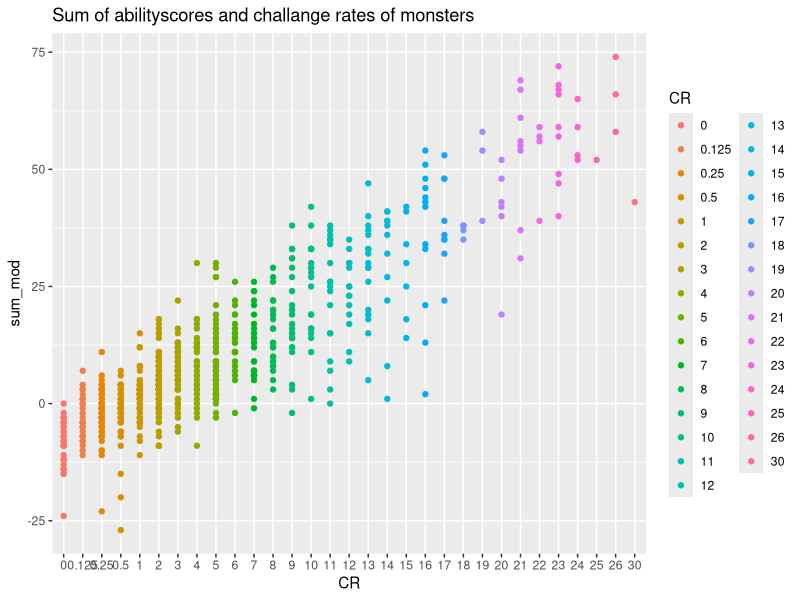

R code for this plot:
library(readxl)
library(tidyverse)
library(magrittr)
library(data.table)
library(ggplot2)

#Importing files
Stats <- read_xlsx("AbilityScores.xlsx",sheet = 1, col_names = TRUE, na= "N/A")
Abi <- read_xlsx("AbilityScores.xlsx",sheet = 2, col_names = TRUE, na= "N/A")
Saving <- read_xlsx("AbilityScores.xlsx",sheet = 4, col_names = TRUE, na= "N/A")

Saving$CHA_mod <- Saving$CHA_mod %>% as.numeric()

#Suming each line of modifiers, as a way to signal the total ability of a monster
Saving$sum_mod <- rowSums( Saving[,8:13] )

Monsters <- cbind(Abi, Saving %>% select(8:ncol(Saving)),Stats %>% select(8:ncol(Stats)))
#remove(Stats,Abi,Saving)

#As some of the imported values are not numeric and are hard to deal with, I replace them with normal values
Monsters$CR <- replace(Monsters$CR, Monsters$CR == 43102, 1/2)
Monsters$CR <- replace(Monsters$CR, Monsters$CR == 43104, 1/4)
Monsters$CR <- replace(Monsters$CR, Monsters$CR == 43108, 1/8)

Monsters$CR <- replace(Monsters$CR, Monsters$CR == "1/2", 1/2)
Monsters$CR <- replace(Monsters$CR, Monsters$CR == "1/4", 1/4)
Monsters$CR <- replace(Monsters$CR, Monsters$CR == "1/8", 1/8)

#Then order the whole thing
Monsters$CR <- as.numeric(Monsters$CR)
Monsters <- Monsters[order(Monsters$CR),]
Monsters$CR <- as.factor(Monsters$CR)

#Finally I drop that one last NA as I can't really use it in the future
deleteNA <- function(data, desiredCols) {
  completeVec <- complete.cases(data[, desiredCols])
  return(data[completeVec, ])
}

Monsters <- deleteNA(Monsters,c("CR"))

#And now for the visual part
ggplot(Monsters, aes(x=CR, y=sum_mod, colour=CR)) +
  geom_point() +
  ggtitle("Sum of abilityscores and challange rates of monsters")
